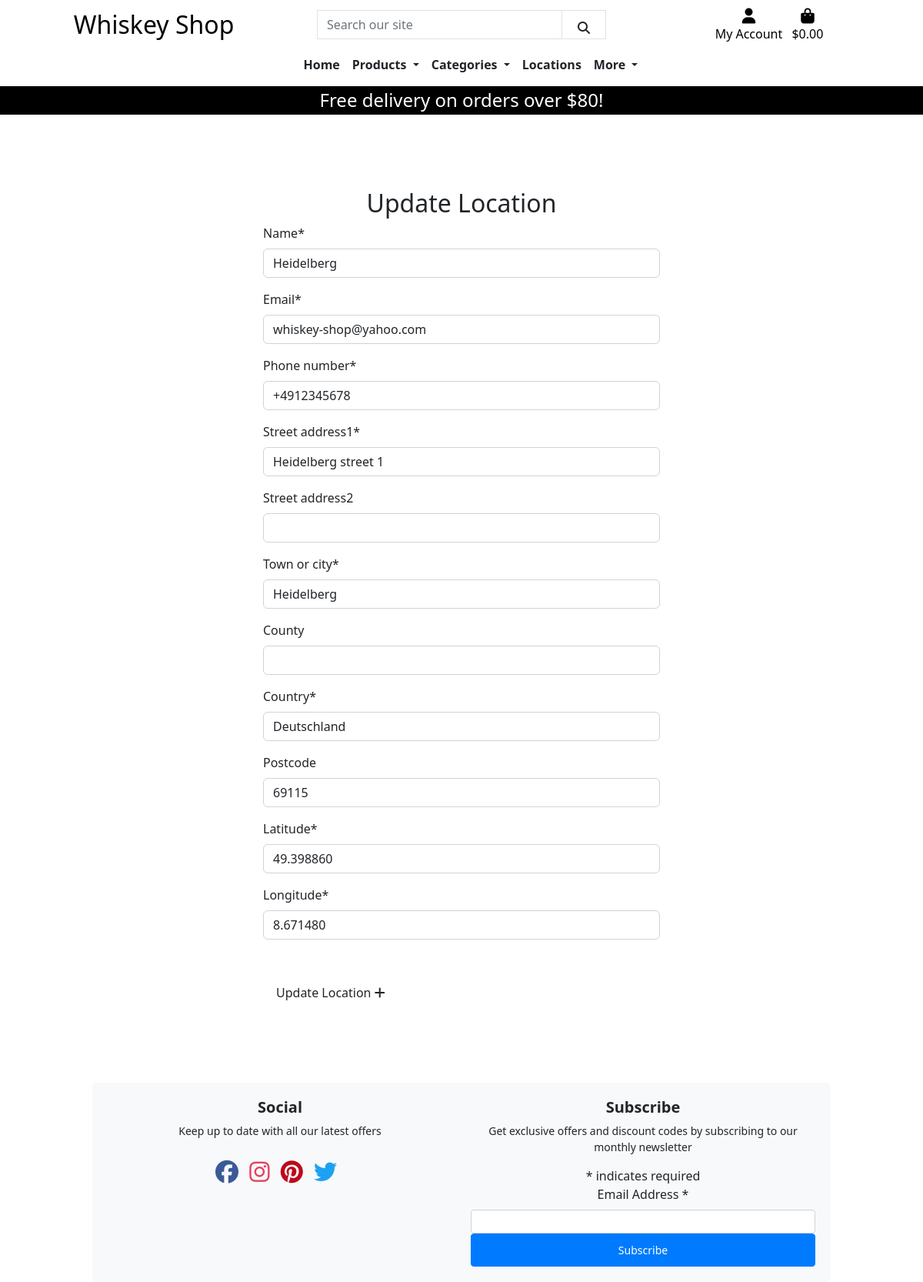
Page /locations/edit/heidelberg/ (signed in) on the committed database.
### location/models.py (models this page shows, shortened)
class Location(models.Model):
    name = models.CharField(max_length=256, unique=True)
    slug = models.SlugField(max_length=256, unique=True, null=True)
    email = models.EmailField(max_length=256, null=False, blank=False)
    phone_number = models.CharField(max_length=20, null=False, blank=False)
    street_address1 = models.CharField(max_length=100, null=False, blank=False)
    street_address2 = models.CharField(max_length=100, null=True, blank=True)
    town_or_city = models.CharField(max_length=40, null=False, blank=False)
    county = models.CharField(max_length=100, null=True, blank=True)
    country = models.CharField(max_length=40, null=False, blank=False)
    postcode = models.CharField(max_length=20, null=True, blank=True)
    latitude = models.DecimalField(max_digits=8, decimal_places=6)
    longitude = models.DecimalField(max_digits=8, decimal_places=6)

### location/views.py (the view, shortened to what this page needs)
class LocationUpdate(View):
    @method_decorator(login_required)
    def get(self, request, slug, *args, **kwargs):
        if not request.user.is_superuser:
            messages.error(request, 'Sorry, only store owners can do that.')
            return redirect(reverse('home'))
        location = get_object_or_404(Location, slug=slug)
        form = LocationForm(instance=location)
        context = {
            'form': form
        }
        return render(request, 'locations/edit_location.html', context)

### location/forms.py
class LocationForm(forms.ModelForm):
    class Meta:
        model = Location
        exclude = ['slug',]

### bag/contexts.py (called while the page is built, shortened)
def bag_contents(request):
    bag_items = []
    total = 0
    product_count = 0
    bag = request.session.get('bag', {})
    if total < settings.FREE_DELIVERY_THRESHOLD:
        delivery = total * Decimal(settings.STANDARD_DELIVERY_PERCENTAGE / 100)
        free_delivery_delta = settings.FREE_DELIVERY_THRESHOLD - total
    else:
        delivery = 0
        free_delivery_delta = 0
    grand_total = delivery + total
    context = {
        'bag_items': bag_items,
        'total': total,
        'product_count': product_count,
        'delivery': delivery,
        'free_delivery_delta': free_delivery_delta,
        'free_delivery_threshold': settings.FREE_DELIVERY_THRESHOLD,
        'grand_total': grand_total,
    }
    return context

### location/templates/locations/edit_location.html (shortened to what this page needs)
{% extends "base.html" %}
{% block content %}
<section class="signup">
    <div class="row">
        <div
            class="col-sm-8 col-md-6 offset-sm-2 offset-md-3 p-5"
        >
        <h2 class="category-title mt-5">Update Location</h2>
        <form method="post">
            {{ form | crispy }}
            <div>
                <p>
                    <button class="submit-btn btn btn-black p-3 mt-4" type="submit">Update Location <i class="fa fa-plus"></i></button>
                </p>
            </div>
        </form>
        </div>
    </div>
</section>
{%endblock%}

### static/css/base.css (style rules this page uses)
html, body { height: 100%; }
.location-details, .location-opening-hours, .category-title { text-align: center; }

### rows in the picture
Location: name "Heidelberg", email "whiskey-shop@yahoo.com", phone_number "+4912345678", street_address1 "Heidelberg street 1", town_or_city "Heidelberg", country "Deutschland", postcode "69115", latitude "49.398860", longitude "8.671480"

### other values in the picture
{{ free_delivery_threshold }} "80"
